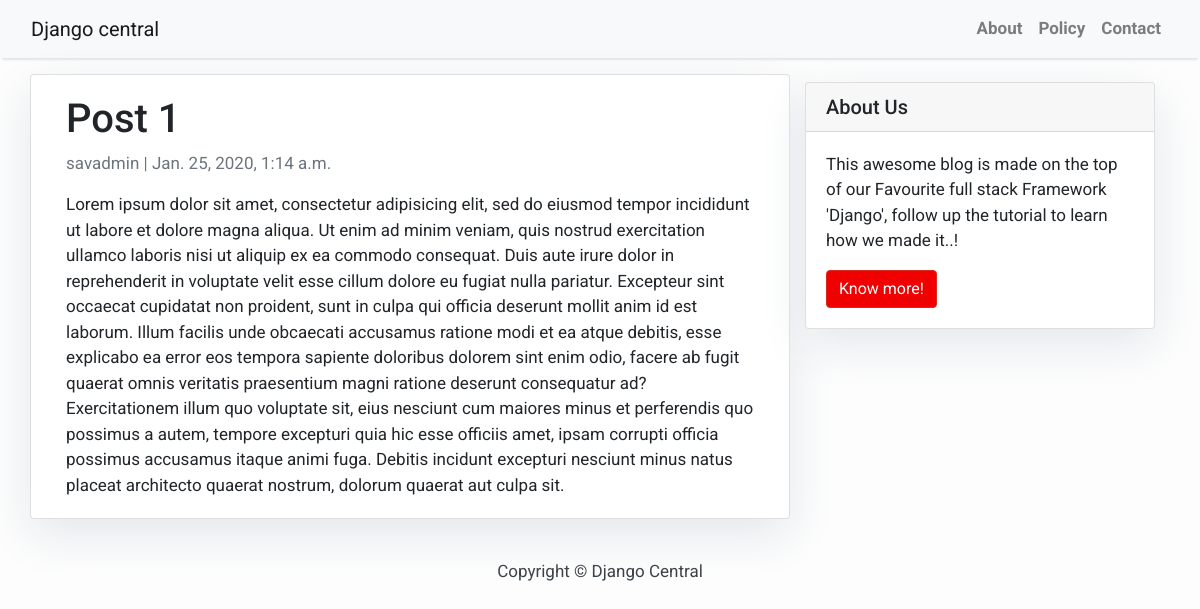
Page /post-1/ on the committed database.
### blog/models.py (models this page shows, shortened)
class Post(models.Model):
    title = models.CharField(max_length=200, unique=True)
    slug = models.SlugField(max_length=200, unique=True) #readable page url
    author = models.ForeignKey(User, on_delete= models.CASCADE,related_name='blog_posts')
    updated_on = models.DateTimeField(auto_now= True)
    content = models.TextField()
    created_on = models.DateTimeField(auto_now_add=True)
    status = models.IntegerField(choices=STATUS, default=0)
    class Meta:
        ordering = ['-created_on']

### blog/views.py (the view)
# urls.py: path('<slug:slug>/', views.PostDetail.as_view(), name='post_detail'),
class PostDetail(generic.DetailView):
    model = Post
    template_name = 'post_detail.html'

### templates/post_detail.html
{% extends 'base.html' %} {% block content %}
<div class="container">
  <div class="row">
    <div class="col-md-8 card mb-4  mt-3 left  top">
      <div class="card-body">
        <h1>{% block title %} {{ object.title }} {% endblock title %}</h1>
        <p class=" text-muted">{{ post.author }} | {{ post.created_on }}</p>
        <p class="card-text ">{{ object.content | safe }}</p>
      </div>
    </div>
    {% block sidebar %} {% include 'sidebar.html' %} {% endblock sidebar %}
  </div>
</div>
{% endblock content %}

### templates/base.html (style rules this page uses)
body { font-family: "Roboto", sans-serif; font-size: 17px; background-color: #fdfdfd; }

### templates/sidebar.html (style rules this page uses)
.card { box-shadow: 0 16px 48px #E3E7EB; }

### rows in the picture
Post: title "Post 1", author "savadmin", created_on "Jan. 25, 2020, 1:14 a.m.", content "Lorem ipsum dolor sit amet, consectetur adipisicing elit, sed do eiusmod tempor incididunt ut labore et dolore magna aliqua. Ut enim ad minim veniam, quis nostrud exercitation ullamco laboris nisi ut aliquip ex ea commodo consequat. Duis aute irure dolor in reprehenderit in voluptate velit esse cillum dolore eu fugiat nulla pariatur. Excepteur sint occaecat cupidatat non proident, sunt in culpa qui officia deserunt mollit anim id est laborum. Illum facilis unde obcaecati accusamus ratione modi et ea atque debitis, esse explicabo ea error eos tempora sapiente doloribus dolorem sint enim odio, facere ab fugit quaerat omnis veritatis praesentium magni ratione deserunt consequatur ad?…"
